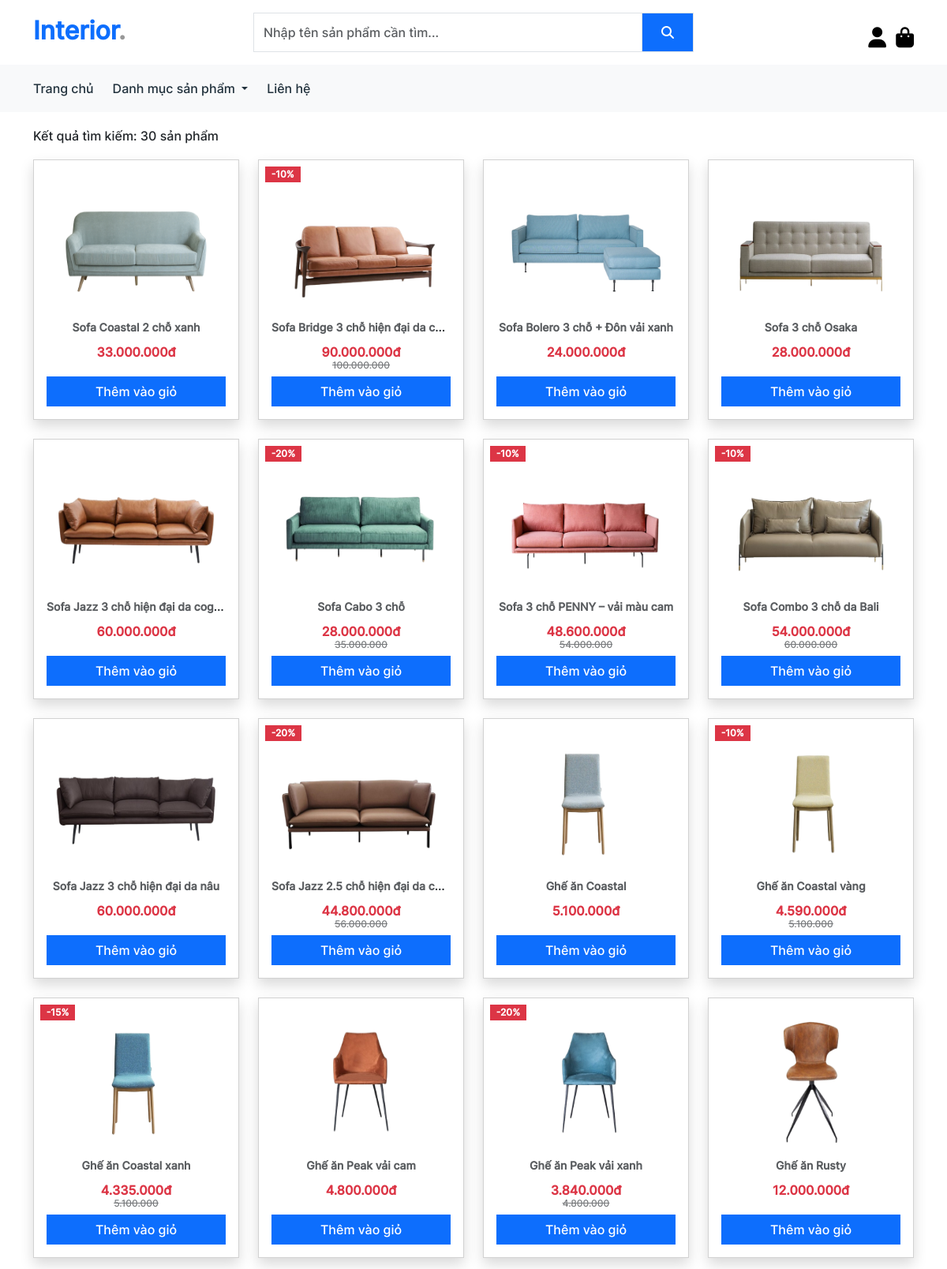
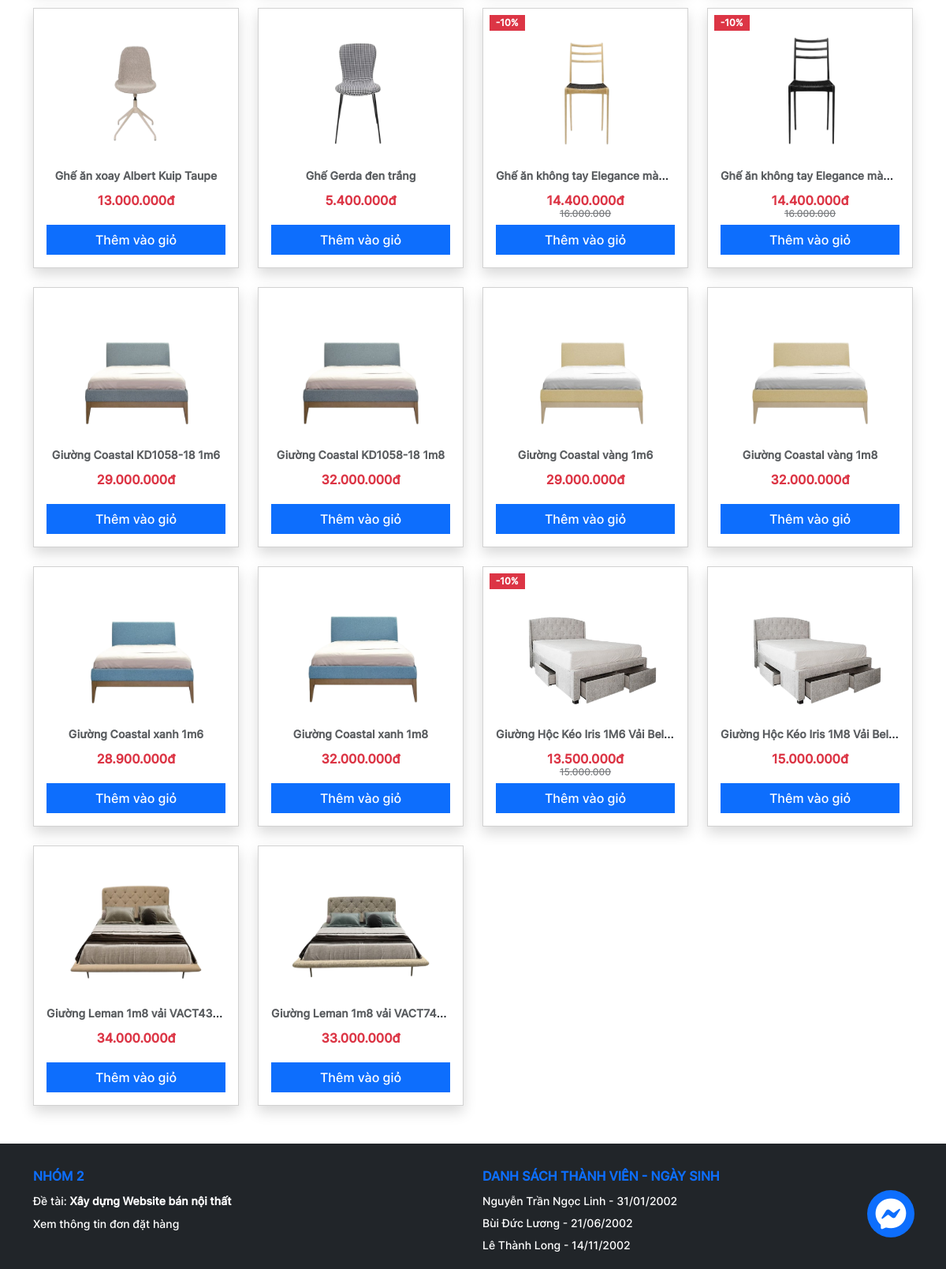
Screenshot of /search.php with the database file from the repository (2 pictures, top to bottom).
### tables this page shows
CREATE TABLE `products` (
  `id` int(11) NOT NULL,
  `name` varchar(100) NOT NULL,
  `price` int(11) NOT NULL,
  `discount` int(11) NOT NULL,
  `image` text NOT NULL,
  `category_id` int(11) NOT NULL,
  `description` text NOT NULL
);

### classes/database.php (called while the page is built, shortened)
<?php
class Database
{
  private $conn = null;
  public function __construct()
  {
    $this->conn = new mysqli(DB_HOST, DB_USER, DB_PASS, DB_NAME);
  }
  public function getProductsByName($keywords)
  {
    $data = array();
    $sql = "SELECT * FROM products WHERE name LIKE '%" . $keywords . "%'";
    $stmt = $this->conn->prepare($sql);
    $stmt->execute();
    $result = $stmt->get_result();
    while ($row = $result->fetch_assoc()) {
      $data[] = $row;
    }
    if ($result->num_rows > 0) {
      return $data;
    }
    return 0;
  }
}

### search.php (the view, shortened to what this page needs)
<!DOCTYPE html>
<html lang="en">
<head>
  <link rel="stylesheet" href="./assets/fonts/css/all.min.css" />
  <link rel="stylesheet" href="./lib/boostrap/css/bootstrap.min.css" />
  <link rel="stylesheet" href="./assets/css/app.css" />
</head>
<body>
  <div id="root">
    <?php
    include_once("./includes/header.php");
    include_once("./includes/messenger.php");
    require_once("./classes/database.php");
    $keywords = $_GET["search"];
    $db = new Database();
    $products = $db->getProductsByName($keywords);
    ?>
    <section class="mb-5" style="min-height: 50vh;">
      <div class="container">
        <p class="pb-3">Kết quả tìm kiếm: <?= !empty($products) ? count($products) : 0 ?> sản phẩm</p>
        <div class="row row-gap-4">
          <?php
          if (!empty($products)) :
            foreach ($products as $p) :
          ?>
              <div class="col-lg-3">
                <div class="card shadow overflow-hidden">
                  <div class="card-body position-relative">
                    <div class="position-absolute top-0 start-0 <?= $p["discount"] == 0 ? 'd-none' : '' ?>">
                      <span class="badge rounded-0 bg-danger ms-2 mt-2">-<?= $p["discount"] ?>%</span>
                    </div>
                    <img src="./assets/images/<?= $p["image"] ?>" class="card-img-top" height="181" loading="lazy" alt="..." />
                    <p class="card-title">
                      <a href="product_detail.php?id=<?= $p["id"] ?>" class="fw-bold text-decoration-none text-muted">
                        <div class="line__clamp text-center">
                          <small><?= $p["name"] ?></small>
                        </div>
                      </a>
                    </p>
                    <div class="text-center pt-2">
                      <h6 style="height: 40px;">
                        <span class="text-danger"><?= number_format($p["price"] - ($p["price"] * $p["discount"] / 100), 0, '', '.') ?>đ</span>
                        <p class="fw-light text-decoration-line-through <?= $p["discount"] == 0 ? 'd-none' : '' ?>" style="font-size: 12px;opacity: 0.6">
                          <?= number_format($p["price"], 0, '', '.') ?>
                        </p>
                      </h6>
                    </div>
                    <div class="d-grid">
                      <button class="add-to-cart btn btn-primary" data-id="<?= $p["id"] ?>" title="Thêm vào giỏ hàng">
                        Thêm vào giỏ
                      </button>
                    </div>
                  </div>
                </div>
              </div>
          <?php
            endforeach;
          endif; ?>
        </div>
      </div>
    </section>
    <?php
    include_once("./includes/footer.php");
    ?>
  </div>
</body>
</html>

### assets/css/app.css (style rules this page uses)
:root { --bg-color: #eff2f1; --white-color: #fff; --black-color: #000; --text-color: #21313c; }
body { font-family: 'Inter', sans-serif; font-weight: 400; line-height: 28px; scroll-behavior: smooth; }
button, input, textarea { font-family: 'Inter', sans-serif; border-radius: 0px !important; }
h1, h2, h3, h4, h5, h6 { font-weight: 700; margin: 0; }
p { margin: 0 !important; }
.card { border-radius: 0px !important; }
.line__clamp { white-space: nowrap; overflow: hidden; text-overflow: ellipsis; }

### rows the page displays
products: image (picture), name "Sofa Coastal 2 chỗ xanh", $p["price"] - ($p["price"] * $p["discount"] / 100) "33.000.000"
products: discount "10", image (picture), name "Sofa Bridge 3 chỗ hiện đại da c…", $p["price"] - ($p["price"] * $p["discount"] / 100) "90.000.000", price "100.000.000"
products: image (picture), name "Sofa Bolero 3 chỗ + Đôn vải xanh", $p["price"] - ($p["price"] * $p["discount"] / 100) "24.000.000"
products: image (picture), name "Sofa 3 chỗ Osaka", $p["price"] - ($p["price"] * $p["discount"] / 100) "28.000.000"
products: image (picture), name "Sofa Jazz 3 chỗ hiện đại da cog…", $p["price"] - ($p["price"] * $p["discount"] / 100) "60.000.000"
products: discount "20", image (picture), name "Sofa Cabo 3 chỗ", $p["price"] - ($p["price"] * $p["discount"] / 100) "28.000.000", price "35.000.000"
products: discount "10", image (picture), name "Sofa 3 chỗ PENNY – vải màu cam", $p["price"] - ($p["price"] * $p["discount"] / 100) "48.600.000", price "54.000.000"
products: discount "10", image (picture), name "Sofa Combo 3 chỗ da Bali", $p["price"] - ($p["price"] * $p["discount"] / 100) "54.000.000", price "60.000.000"
products: image (picture), name "Sofa Jazz 3 chỗ hiện đại da nâu", $p["price"] - ($p["price"] * $p["discount"] / 100) "60.000.000"
products: discount "20", image (picture), name "Sofa Jazz 2.5 chỗ hiện đại da c…", $p["price"] - ($p["price"] * $p["discount"] / 100) "44.800.000", price "56.000.000"
products: image (picture), name "Ghế ăn Coastal", $p["price"] - ($p["price"] * $p["discount"] / 100) "5.100.000"
products: discount "10", image (picture), name "Ghế ăn Coastal vàng", $p["price"] - ($p["price"] * $p["discount"] / 100) "4.590.000", price "5.100.000"
products: discount "15", image (picture), name "Ghế ăn Coastal xanh", $p["price"] - ($p["price"] * $p["discount"] / 100) "4.335.000", price "5.100.000"
products: image (picture), name "Ghế ăn Peak vải cam", $p["price"] - ($p["price"] * $p["discount"] / 100) "4.800.000"
products: discount "20", image (picture), name "Ghế ăn Peak vải xanh", $p["price"] - ($p["price"] * $p["discount"] / 100) "3.840.000", price "4.800.000"
products: image (picture), name "Ghế ăn Rusty", $p["price"] - ($p["price"] * $p["discount"] / 100) "12.000.000"
products: image (picture), name "Ghế ăn xoay Albert Kuip Taupe", $p["price"] - ($p["price"] * $p["discount"] / 100) "13.000.000"
products: image (picture), name "Ghế Gerda đen trắng", $p["price"] - ($p["price"] * $p["discount"] / 100) "5.400.000"
products: discount "10", image (picture), name "Ghế ăn không tay Elegance mà…", $p["price"] - ($p["price"] * $p["discount"] / 100) "14.400.000", price "16.000.000"
products: discount "10", image (picture), name "Ghế ăn không tay Elegance mà…", $p["price"] - ($p["price"] * $p["discount"] / 100) "14.400.000", price "16.000.000"
products: image (picture), name "Giường Coastal KD1058-18 1m6", $p["price"] - ($p["price"] * $p["discount"] / 100) "29.000.000"
products: image (picture), name "Giường Coastal KD1058-18 1m8", $p["price"] - ($p["price"] * $p["discount"] / 100) "32.000.000"
products: image (picture), name "Giường Coastal vàng 1m6", $p["price"] - ($p["price"] * $p["discount"] / 100) "29.000.000"
products: image (picture), name "Giường Coastal vàng 1m8", $p["price"] - ($p["price"] * $p["discount"] / 100) "32.000.000"
products: image (picture), name "Giường Coastal xanh 1m6", $p["price"] - ($p["price"] * $p["discount"] / 100) "28.900.000"
products: image (picture), name "Giường Coastal xanh 1m8", $p["price"] - ($p["price"] * $p["discount"] / 100) "32.000.000"
products: discount "10", image (picture), name "Giường Hộc Kéo Iris 1M6 Vải Bel…", $p["price"] - ($p["price"] * $p["discount"] / 100) "13.500.000", price "15.000.000"
products: image (picture), name "Giường Hộc Kéo Iris 1M8 Vải Bel…", $p["price"] - ($p["price"] * $p["discount"] / 100) "15.000.000"
products: image (picture), name "Giường Leman 1m8 vải VACT4328", $p["price"] - ($p["price"] * $p["discount"] / 100) "34.000.000"
products: image (picture), name "Giường Leman 1m8 vải VACT7464", $p["price"] - ($p["price"] * $p["discount"] / 100) "33.000.000"

### other values shown
count($products) "30"
